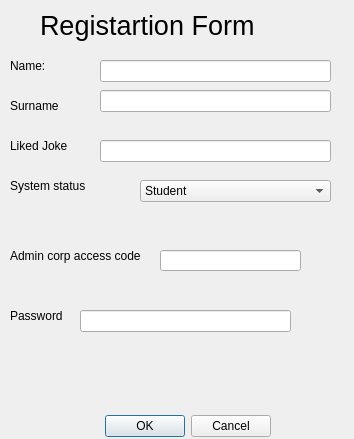
<?xml version="1.0" encoding="UTF-8"?>
<ui version="4.0">
 <class>RegistrationForm</class>
 <widget class="QDialog" name="RegistrationForm">
  <property name="geometry">
   <rect>
    <x>0</x>
    <y>0</y>
    <width>354</width>
    <height>439</height>
   </rect>
  </property>
  <property name="windowTitle">
   <string>Dialog</string>
  </property>
  <widget class="QDialogButtonBox" name="ok">
   <property name="geometry">
    <rect>
     <x>-70</x>
     <y>410</y>
     <width>341</width>
     <height>32</height>
    </rect>
   </property>
   <property name="orientation">
    <enum>Qt::Horizontal</enum>
   </property>
   <property name="standardButtons">
    <set>QDialogButtonBox::Cancel|QDialogButtonBox::Ok</set>
   </property>
  </widget>
  <widget class="QLineEdit" name="name">
   <property name="geometry">
    <rect>
     <x>100</x>
     <y>60</y>
     <width>231</width>
     <height>22</height>
    </rect>
   </property>
  </widget>
  <widget class="QLabel" name="label">
   <property name="geometry">
    <rect>
     <x>10</x>
     <y>50</y>
     <width>91</width>
     <height>31</height>
    </rect>
   </property>
   <property name="text">
    <string>Name:</string>
   </property>
  </widget>
  <widget class="QLabel" name="label_2">
   <property name="geometry">
    <rect>
     <x>10</x>
     <y>90</y>
     <width>91</width>
     <height>31</height>
    </rect>
   </property>
   <property name="text">
    <string>Surname</string>
   </property>
  </widget>
  <widget class="QLabel" name="label_3">
   <property name="geometry">
    <rect>
     <x>10</x>
     <y>130</y>
     <width>91</width>
     <height>31</height>
    </rect>
   </property>
   <property name="text">
    <string>Liked Joke</string>
   </property>
  </widget>
  <widget class="QLabel" name="label_4">
   <property name="geometry">
    <rect>
     <x>10</x>
     <y>170</y>
     <width>91</width>
     <height>31</height>
    </rect>
   </property>
   <property name="text">
    <string>System status</string>
   </property>
  </widget>
  <widget class="QLineEdit" name="surname">
   <property name="geometry">
    <rect>
     <x>100</x>
     <y>90</y>
     <width>231</width>
     <height>22</height>
    </rect>
   </property>
  </widget>
  <widget class="QLineEdit" name="joke">
   <property name="geometry">
    <rect>
     <x>100</x>
     <y>140</y>
     <width>231</width>
     <height>22</height>
    </rect>
   </property>
  </widget>
  <widget class="QComboBox" name="systemStatus">
   <property name="geometry">
    <rect>
     <x>140</x>
     <y>180</y>
     <width>191</width>
     <height>22</height>
    </rect>
   </property>
   <item>
    <property name="text">
     <string>Student</string>
    </property>
   </item>
   <item>
    <property name="text">
     <string>Laboratory staff</string>
    </property>
   </item>
   <item>
    <property name="text">
     <string>Proffessor</string>
    </property>
   </item>
   <item>
    <property name="text">
     <string>Director</string>
    </property>
   </item>
   <item>
    <property name="text">
     <string>Admin</string>
    </property>
   </item>
  </widget>
  <widget class="QLineEdit" name="accessCode">
   <property name="geometry">
    <rect>
     <x>160</x>
     <y>250</y>
     <width>141</width>
     <height>21</height>
    </rect>
   </property>
  </widget>
  <widget class="QLabel" name="label_5">
   <property name="geometry">
    <rect>
     <x>10</x>
     <y>240</y>
     <width>151</width>
     <height>31</height>
    </rect>
   </property>
   <property name="text">
    <string>Admin corp access code</string>
   </property>
  </widget>
  <widget class="QLabel" name="label_6">
   <property name="geometry">
    <rect>
     <x>40</x>
     <y>0</y>
     <width>291</width>
     <height>51</height>
    </rect>
   </property>
   <property name="font">
    <font>
     <pointsize>20</pointsize>
    </font>
   </property>
   <property name="text">
    <string>Registartion Form</string>
   </property>
  </widget>
  <widget class="QLabel" name="label_8">
   <property name="geometry">
    <rect>
     <x>10</x>
     <y>300</y>
     <width>91</width>
     <height>31</height>
    </rect>
   </property>
   <property name="text">
    <string>Password</string>
   </property>
  </widget>
  <widget class="QLineEdit" name="lineEdit">
   <property name="geometry">
    <rect>
     <x>80</x>
     <y>310</y>
     <width>211</width>
     <height>22</height>
    </rect>
   </property>
  </widget>
 </widget>
 <resources/>
 <connections>
  <connection>
   <sender>ok</sender>
   <signal>accepted()</signal>
   <receiver>RegistrationForm</receiver>
   <slot>accept()</slot>
   <hints>
    <hint type="sourcelabel">
     <x>248</x>
     <y>254</y>
    </hint>
    <hint type="destinationlabel">
     <x>157</x>
     <y>274</y>
    </hint>
   </hints>
  </connection>
  <connection>
   <sender>ok</sender>
   <signal>rejected()</signal>
   <receiver>RegistrationForm</receiver>
   <slot>reject()</slot>
   <hints>
    <hint type="sourcelabel">
     <x>316</x>
     <y>260</y>
    </hint>
    <hint type="destinationlabel">
     <x>286</x>
     <y>274</y>
    </hint>
   </hints>
  </connection>
 </connections>
</ui>
